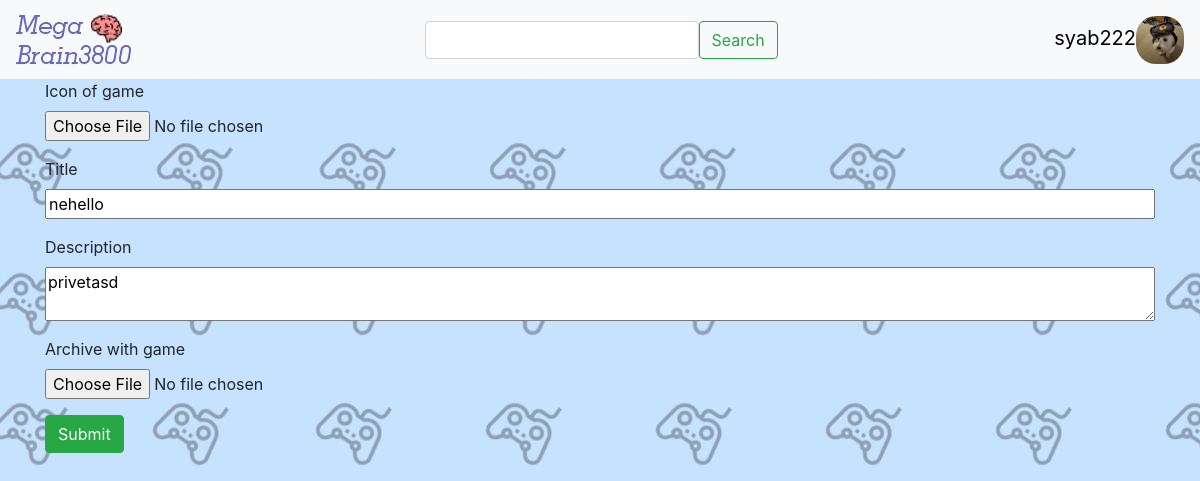
Screenshot of /edit-game/1 (signed in) with the database file from the repository.
### data/users.py (models this page shows, shortened)
class User(SqlAlchemyBase, UserMixin):
    __tablename__ = 'users'
    id = sqlalchemy.Column(sqlalchemy.Integer,
                           primary_key=True, autoincrement=True)
    icon = sqlalchemy.Column(sqlalchemy.String, nullable=True)
    nickname = sqlalchemy.Column(sqlalchemy.String, nullable=True)
    email = sqlalchemy.Column(sqlalchemy.String,
                              index=True, unique=True, nullable=True)
    hashed_password = sqlalchemy.Column(sqlalchemy.String, nullable=True)
    created_date = sqlalchemy.Column(sqlalchemy.DateTime, default=datetime.datetime.now)
    about = sqlalchemy.Column(sqlalchemy.String, nullable=True)
    birthday = sqlalchemy.Column(sqlalchemy.String, nullable=True)
    games = orm.relation('Game', back_populates='user')

### data/games.py (models this page shows)
class Game(SqlAlchemyBase):
    __tablename__ = 'games'
    id = sqlalchemy.Column(sqlalchemy.Integer, primary_key=True, autoincrement=True)
    title = sqlalchemy.Column(sqlalchemy.String, nullable=True)
    description = sqlalchemy.Column(sqlalchemy.String, nullable=True)
    icon = sqlalchemy.Column(sqlalchemy.String, nullable=True)
    created_date = sqlalchemy.Column(sqlalchemy.DateTime, default=datetime.datetime.now)
    slides = sqlalchemy.Column(sqlalchemy.String, nullable=True)
    archive = sqlalchemy.Column(sqlalchemy.String, nullable=True)
    user_id = sqlalchemy.Column(sqlalchemy.Integer,
                                sqlalchemy.ForeignKey("users.id"))
    user = orm.relation('User')

### main.py (the view, shortened to what this page needs)
@app.route('/edit-game/<int:id>', methods=['GET', "POST"])
@login_required
def edit_game(id):
    form = GameForm()
    search = SearchForm()
    if request.method == "GET":
        db_sess = db_session.create_session()
        game = db_sess.query(Game).filter(Game.id == id).first()
        form.icon.data = game.icon
        form.title.data = game.title
        form.description.data = game.description
        form.archive.data = game.archive
    return render_template('edit_game.html', form=form, search=search)

### forms/game.py
class GameForm(FlaskForm):
    icon = FileField('Icon of game', validators=[FileRequired(), FileAllowed(['jpg', 'png', 'jpeg', 'ico'], 'Images only!')])
    title = StringField('Title', validators=[DataRequired()])
    description = TextAreaField("Description")
    archive = FileField('Archive with game', validators=[FileRequired(), FileAllowed(['zip'], 'Archives only!')])
    slide1 = FileField('Screenshots from the game', validators=[FileRequired(), FileAllowed(['jpg', 'png', 'jpeg', 'ico'], 'Images only!')])
    slide2 = FileField('', validators=[FileRequired(), FileAllowed(['jpg', 'png', 'jpeg', 'ico'], 'Images only!')])
    slide3 = FileField('', validators=[FileRequired(), FileAllowed(['jpg', 'png', 'jpeg', 'ico'], 'Images only!')])
    submit = SubmitField('Submit')

### forms/search.py
class SearchForm(FlaskForm):
    text = StringField('')
    submit = SubmitField('Search')

### data/db_session.py (called while the page is built)
def create_session() -> Session:
    global __factory
    return __factory()

### main.py (called while the page is built)
@login_manager.user_loader
def load_user(user_id):
    db_sess = db_session.create_session()
    return db_sess.query(User).get(user_id)

### templates/edit_game.html (shortened to what this page needs)
{% extends "base.html" %}
{% block content %}
<form action="" method="POST" enctype="multipart/form-data">
    <p>
        {{ form.icon.label }}
        {{ form.icon(class='form-control-file') }}
    </p>
    <p>
        {{ form.title.label }}
        {{ form.title(class='form-control-file') }}
    </p>
    <p>
        {{ form.description.label }}
        {{ form.description(class='form-control-file') }}
    </p>
    <p>
        {{ form.archive.label }}
        {{ form.archive(class='form-control-file') }}
    </p>
    <p>{{ form.submit(type='submit', class='btn btn-success') }}</p>
</form>
{% endblock %}

### templates/base.html (shortened to what this page needs)
<!doctype html>
<html lang="en">
<head>
    <link rel="stylesheet"
          href="https://stackpath.bootstrapcdn.com/bootstrap/4.4.1/css/bootstrap.min.css"
>
    <link href="{{ url_for('static', filename='css/style.css') }}" rel="stylesheet" type="text/css">
</head>
<body bgcolor='#c7e2ff'>
<header>
    <nav class="navbar navbar-light bg-light">
        <a class="navbar-brand" href="/"><img src="../static/img/logo.jpg" alt=""></a>
        <form class="row align-items-center" action="" method="post">
            <span>{{ search.text(class='form-control') }}</span>
            {{ search.submit(class="btn btn-outline-success", type='submit') }}
        </form>
        {% if current_user.is_authenticated: %}
            {% if current_user.icon %}
                <div class="profile">
                    <img src='{{ current_user.icon }}' width="48" height="48" style="float: right; border-radius: 20px;" class="icon">
                    <a class='user-name' style="display: flex; text-decoration: none; color: #000; font-size: 20px; justify-content: center; margin-top: 7px; margin-right: 7px;" href="/profile">{{ current_user.nickname }}</a>
                </div>
            {% endif %}
        {% else %}
            <p>
            <a class="btn btn-outline-secondary" href="/register">Registration</a>
            <a class="btn btn-outline-secondary " href="/login">Log in</a>
        </p>
        {% endif %}
    </nav>
</header>
<main role="main" class="container">
    {% block content %}{% endblock %}
</main>
</body>
</html>

### static/css/style.css (style rules this page uses)
body { background-color: #c7e2ff; background-image: url('../img/background.jpg'); }

### rows the page displays
User: icon (picture), nickname "syab222"
Game: title "nehello", description "privetasd"
